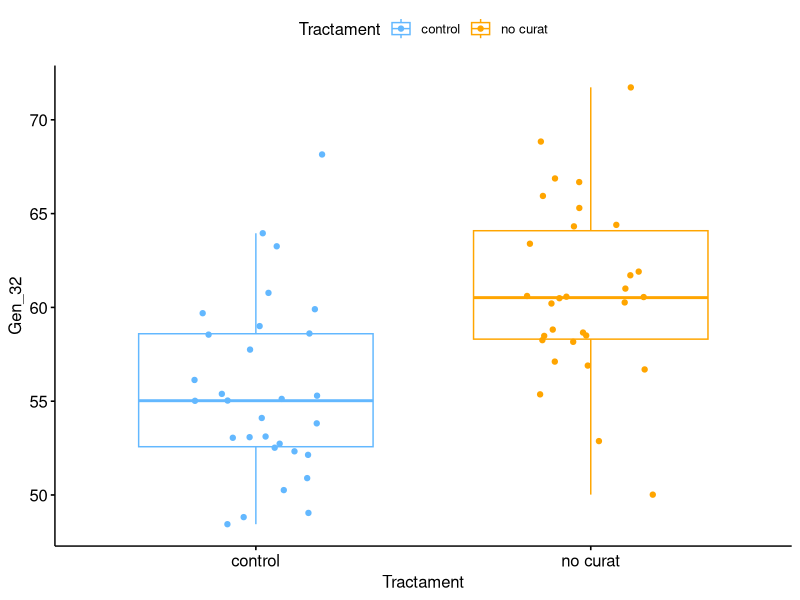
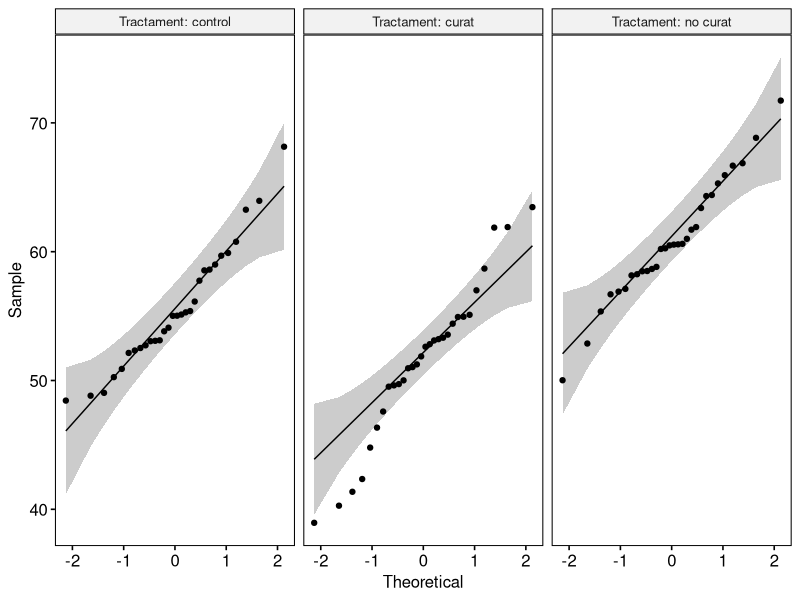

These charts were generated, in order, by the following R code:
## ---- chunk 1
library(ggpubr)
library(car)
## ---- chunk 2
# carregar dades
metadata <- read.csv2("dades/practR_metadades.csv", dec = ",", row.names = 1)
data <- read.csv2("dades/practR_rnadata_filt.csv", dec = ",", row.names = 1)
## ---- chunk 3
# comprovem que els dos datasets tenen el mateix ordre de files (mostres)
all(rownames(data) == rownames(metadata)) 
## ---- chunk 4
# combinem els dos datasets en un de sol
df <- cbind(metadata, data)
## ---- chunk 5
# transformem a factor
df$Individu <- factor(df$Individu)
df$Temps <- factor(df$Temps, levels = c(0, 1, 4, 24), labels = c("basal", "1set", "4set", "24set"))
df$Sexe <- factor(df$Sexe)
## ---- chunk 6
# definim les files que compleixen els requisits especificats ($Temps == "basal")
ind_basal <- which(df$Temps == "basal") 

# seleccionem només aquestes files en un nou data.frame
df0 <- df[ind_basal, ] 
## ---- chunk 7
# definim les files que compleixen els requisits especificats ($Tractament == "control" o bé $Tractament == "no curat")
ind0_ctrl_nc <- which(df0$Tractament == "control" | df0$Tractament == "no curat" ) # el simbol | indica "o bé"

# seleccionem les files desitjades del data.frame df0
df0_ctrl_nc <- df0[ind0_ctrl_nc, ] # dataset basal amb controls i no curats

head(df0_ctrl_nc)
## ---- chunk 8
ggboxplot(data = df0_ctrl_nc, x = "Tractament", y = "Gen_32", 
          color = "Tractament",
          palette = c("steelblue1", "orange"),
          add = "jitter")
## ---- chunk 9
tapply(df0_ctrl_nc$Gen_32, df0_ctrl_nc$Tractament, shapiro.test)
## ---- chunk 10
var.test(df0_ctrl_nc$Gen_32~df0_ctrl_nc$Tractament)
## ---- chunk 11
t.test(df0_ctrl_nc$Gen_32~df0_ctrl_nc$Tractament, var.equal = T)
## ---- chunk 12
tapply(df0$Gen_32, df0$Tractament, shapiro.test)
## ---- chunk 13
ggqqplot(df0, x = "Gen_32", 
         facet.by = "Tractament",
         short.panel.labs = FALSE)
## ---- chunk 14
leveneTest(df0$Gen_32~df0$Tractament)
## ---- chunk 15
# test anova
an1 <- aov(df0$Gen_32 ~ df0$Tractament)

# resultats de l'anova
summary(an1)
## ---- chunk 16
shapiro.test(an1$residuals)
## ---- chunk 17
pairwise.t.test(df0$Gen_32, df0$Tractament)
## ---- chunk 18
TukeyHSD(an1)
